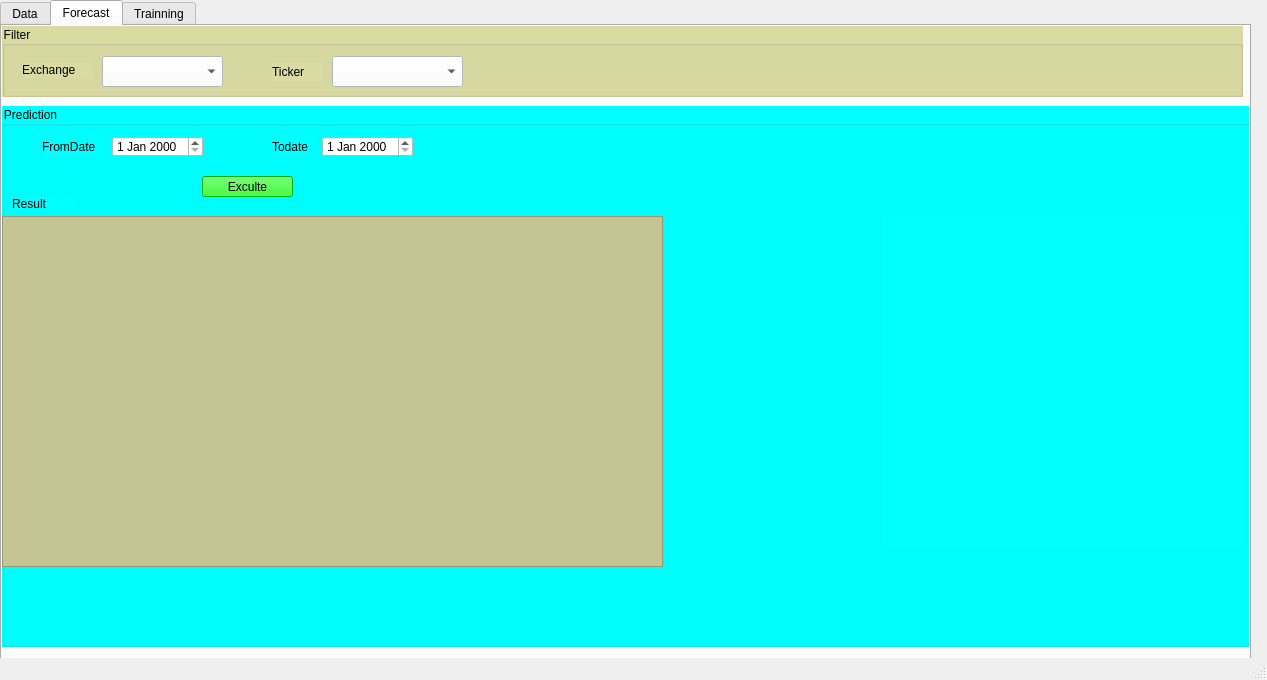
<?xml version="1.0" encoding="UTF-8"?>
<ui version="4.0">
 <class>MainWindow</class>
 <widget class="QMainWindow" name="MainWindow">
  <property name="geometry">
   <rect>
    <x>0</x>
    <y>0</y>
    <width>1267</width>
    <height>680</height>
   </rect>
  </property>
  <property name="windowTitle">
   <string>Stock Price Prediction</string>
  </property>
  <property name="windowOpacity">
   <double>1.000000000000000</double>
  </property>
  <property name="styleSheet">
   <string notr="true">font: 75 12pt &quot;Times New Roman&quot;;</string>
  </property>
  <widget class="QWidget" name="centralwidget">
   <widget class="QTabWidget" name="ctrTab">
    <property name="geometry">
     <rect>
      <x>0</x>
      <y>0</y>
      <width>1251</width>
      <height>768</height>
     </rect>
    </property>
    <property name="sizePolicy">
     <sizepolicy hsizetype="Fixed" vsizetype="Fixed">
      <horstretch>0</horstretch>
      <verstretch>0</verstretch>
     </sizepolicy>
    </property>
    <property name="maximumSize">
     <size>
      <width>1251</width>
      <height>768</height>
     </size>
    </property>
    <property name="currentIndex">
     <number>1</number>
    </property>
    <widget class="QWidget" name="tabdata">
     <attribute name="title">
      <string>Data</string>
     </attribute>
     <widget class="QFrame" name="frmData">
      <property name="geometry">
       <rect>
        <x>0</x>
        <y>0</y>
        <width>1251</width>
        <height>671</height>
       </rect>
      </property>
      <property name="styleSheet">
       <string notr="true">background-color: rgb(247, 247, 247);</string>
      </property>
      <property name="frameShape">
       <enum>QFrame::StyledPanel</enum>
      </property>
      <property name="frameShadow">
       <enum>QFrame::Raised</enum>
      </property>
      <widget class="QTableWidget" name="tblData">
       <property name="enabled">
        <bool>true</bool>
       </property>
       <property name="geometry">
        <rect>
         <x>10</x>
         <y>90</y>
         <width>1231</width>
         <height>531</height>
        </rect>
       </property>
       <property name="font">
        <font>
         <family>Times New Roman</family>
         <pointsize>12</pointsize>
         <weight>9</weight>
         <italic>false</italic>
         <bold>false</bold>
        </font>
       </property>
       <property name="mouseTracking">
        <bool>true</bool>
       </property>
       <property name="sizeAdjustPolicy">
        <enum>QAbstractScrollArea::AdjustToContentsOnFirstShow</enum>
       </property>
       <property name="autoScroll">
        <bool>false</bool>
       </property>
       <property name="editTriggers">
        <set>QAbstractItemView::NoEditTriggers</set>
       </property>
       <property name="dragEnabled">
        <bool>true</bool>
       </property>
       <property name="alternatingRowColors">
        <bool>true</bool>
       </property>
       <property name="selectionMode">
        <enum>QAbstractItemView::SingleSelection</enum>
       </property>
       <property name="selectionBehavior">
        <enum>QAbstractItemView::SelectRows</enum>
       </property>
       <property name="sortingEnabled">
        <bool>true</bool>
       </property>
       <property name="cornerButtonEnabled">
        <bool>true</bool>
       </property>
      </widget>
      <widget class="QPushButton" name="btnEdit">
       <property name="geometry">
        <rect>
         <x>100</x>
         <y>60</y>
         <width>75</width>
         <height>23</height>
        </rect>
       </property>
       <property name="text">
        <string>Edit</string>
       </property>
      </widget>
      <widget class="QPushButton" name="btnDelete">
       <property name="geometry">
        <rect>
         <x>190</x>
         <y>60</y>
         <width>75</width>
         <height>23</height>
        </rect>
       </property>
       <property name="text">
        <string>Delete</string>
       </property>
      </widget>
      <widget class="QGroupBox" name="tabDatagrBox">
       <property name="geometry">
        <rect>
         <x>370</x>
         <y>0</y>
         <width>871</width>
         <height>91</height>
        </rect>
       </property>
       <property name="styleSheet">
        <string notr="true">background-color: rgb(255, 255, 255);
font: 12pt &quot;Times New Roman&quot;;</string>
       </property>
       <property name="title">
        <string>Filter</string>
       </property>
       <widget class="QComboBox" name="cboTabDataExchange">
        <property name="geometry">
         <rect>
          <x>90</x>
          <y>20</y>
          <width>141</width>
          <height>21</height>
         </rect>
        </property>
        <property name="styleSheet">
         <string notr="true">font: 12pt &quot;Times New Roman&quot;;</string>
        </property>
       </widget>
       <widget class="QComboBox" name="cboTabDataTickerCode">
        <property name="geometry">
         <rect>
          <x>90</x>
          <y>60</y>
          <width>141</width>
          <height>22</height>
         </rect>
        </property>
        <property name="styleSheet">
         <string notr="true">font: 12pt &quot;Times New Roman&quot;;</string>
        </property>
        <property name="editable">
         <bool>true</bool>
        </property>
       </widget>
       <widget class="QLabel" name="label_2">
        <property name="geometry">
         <rect>
          <x>10</x>
          <y>60</y>
          <width>71</width>
          <height>20</height>
         </rect>
        </property>
        <property name="styleSheet">
         <string notr="true">font: 75 12pt &quot;Times New Roman&quot;;</string>
        </property>
        <property name="text">
         <string>Ticker code</string>
        </property>
       </widget>
       <widget class="QLabel" name="label_3">
        <property name="geometry">
         <rect>
          <x>10</x>
          <y>20</y>
          <width>61</width>
          <height>20</height>
         </rect>
        </property>
        <property name="styleSheet">
         <string notr="true">font: 75 12pt &quot;Times New Roman&quot;;</string>
        </property>
        <property name="text">
         <string>Exchange</string>
        </property>
       </widget>
       <widget class="QLabel" name="label_9">
        <property name="geometry">
         <rect>
          <x>290</x>
          <y>60</y>
          <width>51</width>
          <height>21</height>
         </rect>
        </property>
        <property name="text">
         <string>ToDate</string>
        </property>
       </widget>
       <widget class="QDateEdit" name="tabDataToDate">
        <property name="geometry">
         <rect>
          <x>340</x>
          <y>60</y>
          <width>101</width>
          <height>22</height>
         </rect>
        </property>
       </widget>
       <widget class="QLabel" name="label_8">
        <property name="geometry">
         <rect>
          <x>270</x>
          <y>20</y>
          <width>71</width>
          <height>21</height>
         </rect>
        </property>
        <property name="text">
         <string>FromDate</string>
        </property>
       </widget>
       <widget class="QDateEdit" name="tabDataFromDate">
        <property name="geometry">
         <rect>
          <x>340</x>
          <y>20</y>
          <width>101</width>
          <height>22</height>
         </rect>
        </property>
       </widget>
      </widget>
      <widget class="QComboBox" name="cboTabDataCategory">
       <property name="geometry">
        <rect>
         <x>90</x>
         <y>10</y>
         <width>131</width>
         <height>22</height>
        </rect>
       </property>
       <property name="styleSheet">
        <string notr="true">font: 12pt &quot;Times New Roman&quot;;
color: rgb(0, 0, 0);</string>
       </property>
       <property name="editable">
        <bool>false</bool>
       </property>
       <property name="currentText">
        <string/>
       </property>
      </widget>
      <widget class="QLabel" name="label">
       <property name="geometry">
        <rect>
         <x>20</x>
         <y>10</y>
         <width>61</width>
         <height>20</height>
        </rect>
       </property>
       <property name="styleSheet">
        <string notr="true">font: 75 12pt &quot;Times New Roman&quot;;</string>
       </property>
       <property name="text">
        <string>Category</string>
       </property>
      </widget>
      <widget class="QPushButton" name="btnAdd">
       <property name="geometry">
        <rect>
         <x>10</x>
         <y>60</y>
         <width>75</width>
         <height>23</height>
        </rect>
       </property>
       <property name="text">
        <string>Add</string>
       </property>
      </widget>
      <widget class="QPushButton" name="btnImport">
       <property name="geometry">
        <rect>
         <x>280</x>
         <y>60</y>
         <width>75</width>
         <height>23</height>
        </rect>
       </property>
       <property name="text">
        <string>Import</string>
       </property>
      </widget>
     </widget>
    </widget>
    <widget class="QWidget" name="forecast">
     <attribute name="title">
      <string>Forecast</string>
     </attribute>
     <widget class="QGroupBox" name="grbFilter">
      <property name="geometry">
       <rect>
        <x>0</x>
        <y>0</y>
        <width>1241</width>
        <height>71</height>
       </rect>
      </property>
      <property name="styleSheet">
       <string notr="true">background-color: rgb(218, 218, 163);
font: 75 12pt &quot;Times New Roman&quot;;</string>
      </property>
      <property name="title">
       <string>Filter</string>
      </property>
      <widget class="QLabel" name="label_4">
       <property name="geometry">
        <rect>
         <x>20</x>
         <y>36</y>
         <width>71</width>
         <height>16</height>
        </rect>
       </property>
       <property name="text">
        <string>Exchange</string>
       </property>
      </widget>
      <widget class="QLabel" name="label_5">
       <property name="geometry">
        <rect>
         <x>270</x>
         <y>36</y>
         <width>51</width>
         <height>20</height>
        </rect>
       </property>
       <property name="text">
        <string>Ticker</string>
       </property>
      </widget>
      <widget class="QComboBox" name="cboForecastExchange">
       <property name="geometry">
        <rect>
         <x>100</x>
         <y>30</y>
         <width>121</width>
         <height>31</height>
        </rect>
       </property>
       <property name="styleSheet">
        <string notr="true">background-color: rgb(255, 255, 255);</string>
       </property>
      </widget>
      <widget class="QComboBox" name="cboForcastTicker">
       <property name="geometry">
        <rect>
         <x>330</x>
         <y>30</y>
         <width>131</width>
         <height>31</height>
        </rect>
       </property>
       <property name="styleSheet">
        <string notr="true">background-color: rgb(255, 255, 255);</string>
       </property>
      </widget>
     </widget>
     <widget class="QGroupBox" name="grbPrediction">
      <property name="geometry">
       <rect>
        <x>0</x>
        <y>80</y>
        <width>1251</width>
        <height>541</height>
       </rect>
      </property>
      <property name="styleSheet">
       <string notr="true">background-color: rgb(0, 255, 255);
font: 75 12pt &quot;Times New Roman&quot;;</string>
      </property>
      <property name="title">
       <string>Prediction</string>
      </property>
      <widget class="QDateEdit" name="forecastFromDate">
       <property name="geometry">
        <rect>
         <x>110</x>
         <y>30</y>
         <width>91</width>
         <height>21</height>
        </rect>
       </property>
       <property name="styleSheet">
        <string notr="true">background-color: rgb(255, 255, 255);</string>
       </property>
      </widget>
      <widget class="QLabel" name="label_14">
       <property name="geometry">
        <rect>
         <x>270</x>
         <y>30</y>
         <width>41</width>
         <height>21</height>
        </rect>
       </property>
       <property name="text">
        <string>Todate</string>
       </property>
      </widget>
      <widget class="QLabel" name="label_15">
       <property name="geometry">
        <rect>
         <x>40</x>
         <y>30</y>
         <width>61</width>
         <height>21</height>
        </rect>
       </property>
       <property name="text">
        <string>FromDate</string>
       </property>
      </widget>
      <widget class="QDateEdit" name="forecastToDate">
       <property name="geometry">
        <rect>
         <x>320</x>
         <y>30</y>
         <width>91</width>
         <height>21</height>
        </rect>
       </property>
       <property name="styleSheet">
        <string notr="true">background-color: rgb(255, 255, 255);</string>
       </property>
      </widget>
      <widget class="QTableWidget" name="tblResultPrediction">
       <property name="enabled">
        <bool>false</bool>
       </property>
       <property name="geometry">
        <rect>
         <x>0</x>
         <y>110</y>
         <width>661</width>
         <height>351</height>
        </rect>
       </property>
       <property name="styleSheet">
        <string notr="true">background-color: rgb(197, 197, 148);
font: 12pt &quot;Times New Roman&quot;;
color: rgb(0, 0, 0);</string>
       </property>
      </widget>
      <widget class="QLabel" name="label_16">
       <property name="geometry">
        <rect>
         <x>10</x>
         <y>90</y>
         <width>61</width>
         <height>16</height>
        </rect>
       </property>
       <property name="text">
        <string>Result</string>
       </property>
      </widget>
      <widget class="QPushButton" name="btnExeForecast">
       <property name="geometry">
        <rect>
         <x>200</x>
         <y>70</y>
         <width>91</width>
         <height>21</height>
        </rect>
       </property>
       <property name="styleSheet">
        <string notr="true">background-color: rgb(0, 245, 0);</string>
       </property>
       <property name="text">
        <string>Exculte</string>
       </property>
      </widget>
      <widget class="QWidget" name="formLayoutWidget_2">
       <property name="geometry">
        <rect>
         <x>880</x>
         <y>110</y>
         <width>361</width>
         <height>331</height>
        </rect>
       </property>
       <layout class="QFormLayout" name="layoutResultPrediction"/>
      </widget>
     </widget>
    </widget>
    <widget class="QWidget" name="tab">
     <attribute name="title">
      <string>Trainning</string>
     </attribute>
     <widget class="QGroupBox" name="grbFilter_2">
      <property name="geometry">
       <rect>
        <x>0</x>
        <y>0</y>
        <width>1241</width>
        <height>51</height>
       </rect>
      </property>
      <property name="styleSheet">
       <string notr="true">background-color: rgb(218, 218, 163);
font: 75 12pt &quot;Times New Roman&quot;;</string>
      </property>
      <property name="title">
       <string>Filter</string>
      </property>
      <widget class="QLabel" name="label_17">
       <property name="geometry">
        <rect>
         <x>100</x>
         <y>16</y>
         <width>71</width>
         <height>16</height>
        </rect>
       </property>
       <property name="text">
        <string>Exchange</string>
       </property>
      </widget>
      <widget class="QLabel" name="label_18">
       <property name="geometry">
        <rect>
         <x>350</x>
         <y>16</y>
         <width>51</width>
         <height>20</height>
        </rect>
       </property>
       <property name="text">
        <string>Ticker</string>
       </property>
      </widget>
      <widget class="QComboBox" name="cboTrainningExchange">
       <property name="geometry">
        <rect>
         <x>180</x>
         <y>10</y>
         <width>121</width>
         <height>31</height>
        </rect>
       </property>
       <property name="styleSheet">
        <string notr="true">background-color: rgb(255, 255, 255);</string>
       </property>
      </widget>
      <widget class="QComboBox" name="cboTrainningTicker">
       <property name="geometry">
        <rect>
         <x>410</x>
         <y>10</y>
         <width>131</width>
         <height>31</height>
        </rect>
       </property>
       <property name="styleSheet">
        <string notr="true">background-color: rgb(255, 255, 255);</string>
       </property>
      </widget>
     </widget>
     <widget class="QGroupBox" name="grbTraining">
      <property name="geometry">
       <rect>
        <x>0</x>
        <y>50</y>
        <width>1241</width>
        <height>111</height>
       </rect>
      </property>
      <property name="styleSheet">
       <string notr="true">font: 75 12pt &quot;Times New Roman&quot;;
background-color: rgb(170, 255, 255);</string>
      </property>
      <property name="title">
       <string>Trainning</string>
      </property>
      <widget class="QDateEdit" name="trainningToDate">
       <property name="geometry">
        <rect>
         <x>180</x>
         <y>70</y>
         <width>91</width>
         <height>21</height>
        </rect>
       </property>
       <property name="styleSheet">
        <string notr="true">background-color: rgb(255, 255, 255);</string>
       </property>
      </widget>
      <widget class="QDateEdit" name="trainningFromDate">
       <property name="geometry">
        <rect>
         <x>180</x>
         <y>20</y>
         <width>91</width>
         <height>21</height>
        </rect>
       </property>
       <property name="styleSheet">
        <string notr="true">background-color: rgb(255, 255, 255);</string>
       </property>
      </widget>
      <widget class="QLabel" name="label_6">
       <property name="geometry">
        <rect>
         <x>90</x>
         <y>20</y>
         <width>61</width>
         <height>21</height>
        </rect>
       </property>
       <property name="text">
        <string>FromDate</string>
       </property>
      </widget>
      <widget class="QLabel" name="label_7">
       <property name="geometry">
        <rect>
         <x>110</x>
         <y>70</y>
         <width>41</width>
         <height>21</height>
        </rect>
       </property>
       <property name="text">
        <string>Todate</string>
       </property>
      </widget>
      <widget class="QLabel" name="label_10">
       <property name="geometry">
        <rect>
         <x>330</x>
         <y>20</y>
         <width>91</width>
         <height>21</height>
        </rect>
       </property>
       <property name="text">
        <string>Size Trainning</string>
       </property>
      </widget>
      <widget class="QSpinBox" name="spbTrainning">
       <property name="geometry">
        <rect>
         <x>430</x>
         <y>20</y>
         <width>42</width>
         <height>22</height>
        </rect>
       </property>
      </widget>
      <widget class="QLabel" name="label_11">
       <property name="geometry">
        <rect>
         <x>480</x>
         <y>20</y>
         <width>21</width>
         <height>21</height>
        </rect>
       </property>
       <property name="text">
        <string>%</string>
       </property>
      </widget>
      <widget class="QLabel" name="label_12">
       <property name="geometry">
        <rect>
         <x>340</x>
         <y>70</y>
         <width>71</width>
         <height>21</height>
        </rect>
       </property>
       <property name="text">
        <string>Size Testing</string>
       </property>
      </widget>
      <widget class="QSpinBox" name="spbTesting">
       <property name="geometry">
        <rect>
         <x>430</x>
         <y>70</y>
         <width>42</width>
         <height>22</height>
        </rect>
       </property>
      </widget>
      <widget class="QLabel" name="label_13">
       <property name="geometry">
        <rect>
         <x>480</x>
         <y>70</y>
         <width>21</width>
         <height>21</height>
        </rect>
       </property>
       <property name="text">
        <string>%</string>
       </property>
      </widget>
      <widget class="QPushButton" name="btnExetrainning">
       <property name="geometry">
        <rect>
         <x>820</x>
         <y>40</y>
         <width>91</width>
         <height>31</height>
        </rect>
       </property>
       <property name="styleSheet">
        <string notr="true">background-color: rgb(170, 170, 127);</string>
       </property>
       <property name="text">
        <string>Exculte</string>
       </property>
      </widget>
      <widget class="QComboBox" name="cboMethod">
       <property name="geometry">
        <rect>
         <x>600</x>
         <y>40</y>
         <width>131</width>
         <height>31</height>
        </rect>
       </property>
       <property name="styleSheet">
        <string notr="true">background-color: rgb(255, 255, 255);</string>
       </property>
      </widget>
      <widget class="QLabel" name="label_19">
       <property name="geometry">
        <rect>
         <x>540</x>
         <y>40</y>
         <width>51</width>
         <height>31</height>
        </rect>
       </property>
       <property name="text">
        <string>Method</string>
       </property>
      </widget>
     </widget>
     <widget class="QWidget" name="formLayoutWidget">
      <property name="geometry">
       <rect>
        <x>-1</x>
        <y>159</y>
        <width>1241</width>
        <height>461</height>
       </rect>
      </property>
      <layout class="QFormLayout" name="layoutResultTrainning">
       <property name="sizeConstraint">
        <enum>QLayout::SetMaximumSize</enum>
       </property>
       <property name="horizontalSpacing">
        <number>0</number>
       </property>
       <property name="verticalSpacing">
        <number>0</number>
       </property>
      </layout>
     </widget>
    </widget>
   </widget>
  </widget>
  <widget class="QMenuBar" name="menubar">
   <property name="geometry">
    <rect>
     <x>0</x>
     <y>0</y>
     <width>1267</width>
     <height>25</height>
    </rect>
   </property>
  </widget>
  <widget class="QStatusBar" name="statusbar"/>
 </widget>
 <resources/>
 <connections/>
</ui>
